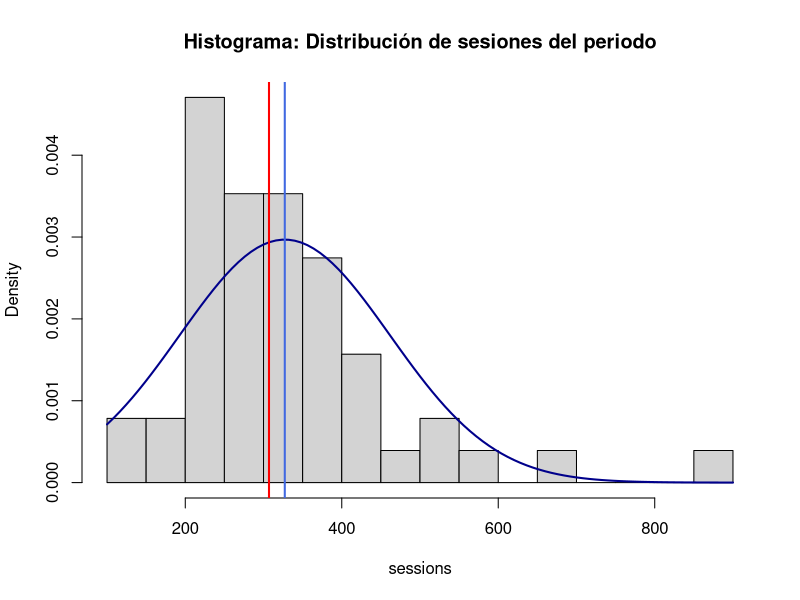

Recreate this plot in R. (Note: this script raises an error after producing the figure.)
##########################################################################
# Series temporales y estadísticas básica para Analítica Web
##########################################################################

setwd('/Users/jose/Documents/GitHub/kschool_r/09-Time-Series')

## ------------------------------------------------------------------------
# Cargamos la librerías necesarias
list.of.packages <- c("imputeTS", "smooth", "strucchange", "CausalImpact", "tidyverse", "GGally", "highcharter", "xts")
new.packages <- list.of.packages[!(list.of.packages %in% installed.packages()[,"Package"])]
if(length(new.packages)) install.packages(new.packages)
lapply(list.of.packages, require, character.only = TRUE)





sessions <- c(266, 333, 307, 213, 213, 147, 201, 147, 300, 274, 244, 179, 
              284, 340, 324, 288, 256, 230, 241, 222, 336, 341, 270, 164, 
              240, 362, 311, 242, 250, 270, 247, 252, 385, 540, 876, 214, 
              307, 398, 404, 324, 351, 413, 398, 351, 468, 412, 407, 356, 
              521, 570, 697)

hist(sessions,probability = T, breaks=20, main="Histograma: Distribución de sesiones del periodo")
curve(dnorm(x, mean(sessions), sd(sessions)), add=TRUE, col="darkblue", lwd=2)

mean(sessions)
abline(v = mean(sessions), col = "royalblue", lwd = 2)

median(sessions)
abline(v = median(sessions), col = "red", lwd = 2)

#cuartiles
quantile(sessions) 

#rango intercuartílico
IQR(sessions) 
quantile(sessions, 3/4) - quantile(sessions, 1/4)

var(sessions)

sqrt(var(sessions))
sd(sessions)

length(sessions)

diff(sesiones)

round(mean(sessions), 0)

mean_sessions <- mean(sessions)
sd_sessions <- sd(sessions)
n <- length(sessions)

#Error estándar
sem_sessions <- sd(sessions) / sqrt(n)



# Outliers ----------------------------------------------------------------
# https://es.wikipedia.org/wiki/Valor_at%C3%ADpico
# Tukey’s definition of an outlier: https://en.wikipedia.org/wiki/Outlier#Tukey's_fences

boxplot(sesiones)

q3 <- qnorm(0.75)
q1 <- qnorm(0.25)
iqr <- q3 - q1
r <- c(q1 - 1.5*iqr, q3 + 1.5*iqr)
r


max(sessions)
( max_sessions <- as.numeric(quantile(sessions, probs=c(.75)) + 1.5 * IQR(sessions)) )
min(sessions)
( min_sessions <- as.numeric(quantile(sessions, probs=c(.25)) - 1.5 * IQR(sessions)) )

outliers <- sessions[sessions < min_sessions | sessions > max_sessions]

plot(sessions, col=ifelse(sessions %in% outliers, "red", "blue"))
abline(h = max_sessions, col="red") 

boxplot(sessions)

clean_sessions <- sessions[!sessions %in% outliers]
plot(clean_sessions, pch="*")

hist(sessions)
hist(clean_sessions)

mean(clean_sessions)
median(clean_sessions)



# Modelos de regresión lineal ---------------------------------------------

ventas <- c(10,12,11,13,12,14,16,12,14,11,10,19,8.5,8,9,13,16,18,20,22)
tv <- c(13,14,15,17,17.5,13,14.5,9,8,9,8,10,17,18,18.5,19,20,20,13,14)
radio <-c(56,55,60,65,69,67,68,67,97,66,65,60,70,110,75,80,85,90,56,55)
online <- c(40,40,42,50,40,44,40,44,46,46,45,110,30,50,45,40,80,90,90, 110)
datos <- data.frame(ventas, tv, radio, online)
pairs(datos)

modelo <- lm(ventas ~ tv + radio + online, data = datos)
summary(modelo)
round(coefficients(modelo), 4)
# ventas = 8.7759 - 0.0085*tv - 0.0384*radio + 0.1335*online

modelo2 <- lm(ventas ~ online, data = datos)
summary(modelo2)
round(coefficients(modelo2), 4)
# ventas = 5.8170 + 0.1356*online
cor(ventas, online)
cor(datos)
plot(y=ventas, x=online)
abline(modelo2, col='red')

# Continuamos -------------------------------------------------------------

# El tiempor como una variable contínua
mod <- lm(sessions ~ time(sessions))
summary(mod)


mod2 <- lm(clean_sessions ~ time(clean_sessions))
summary(mod2)

plot(clean_sessions, ylim = c(0, 900))
abline(mod2, col="red")


# Comparamos ambos modelos
par(mfrow=c(1, 2))
plot(sessions, ylim = c(0, 900), main="Con outliers")
abline(mod, col="red", lwd=3, lty=2)
plot(clean_sessions, ylim = c(0, 900), main="Sin outliers")
abline(mod2, col="red", lwd=3, lty=2)
dev.off()


##########################################################################
# Series temporales: modelar el tiempo ------------------------------------
# 
# Una serie temporal se define como una colección de observaciones (discretas o continuas) de una variable recogidas secuencialmente en el tiempo.
# 
# El tiempo es una elemento natural presente en el momento en el que se genera el dato.
# Serie es la característica fundamental de las series temporales. Quiere decir que una observación presente es influenciada por los valores pasados de la misma (Auto correlación).
# Lo modelos de series temporales usarán esta característica para predecir valores futuros.
# 
# 
# Objetivos del análisis de series temporales
# El principal objetivo es el de elaborar un modelo estadístico que describa la procencia de dicha serie.
# 
# Descriptivos: La dibujamos y consideramos sus medidas descriptivas básicas. ¿Presentan una tendencia?. ¿Existe estacionalidad?. ¿Hay valores extremos?
#   
# Predictivos: En ocasiones no sólo se trata de explicar los sucedido sino de ser capaces de predecir el futuro.
##########################################################################

# sessions con outliers
(sessions_ts <- ts(data = sessions, start = c(2014, 01), frequency = 12))


max_sessions <- quantile(sessions_ts, probs=c(.75)) + 1.5 * IQR(sessions_ts)
min_sessions <- quantile(sessions_ts, probs=c(.25)) - 1.5 * IQR(sessions_ts)
plot(sessions_ts, ylim = c(0, 900))
abline(h=max_sessions, col = "green")
abline(h=min_sessions, col = "red")


# Y si trabajamos sin outliers
(clean_sessions_ts <- ts(data = clean_sessions, start = c(2014, 01), frequency = 12))

# Nos faltan meses:
length(sessions_ts) == length(clean_sessions_ts)

# Marcamos los autliers como NA
clean_sessions_ts <- sessions_ts
clean_sessions_ts[clean_sessions_ts %in% outliers] <- NA

plot(sessions_ts, col="blue", lwd=2, lty="dotted")
lines(clean_sessions_ts, col = "red", lwd=2)

# library(imputeTS)
plotNA.distribution(clean_sessions_ts)

clean_sessions_ts
na.mean(clean_sessions_ts)
na.mean(clean_sessions_ts, option = "median")
na.kalman(clean_sessions_ts)

plotNA.imputations(clean_sessions_ts, na.mean(clean_sessions_ts))
plotNA.imputations(clean_sessions_ts, na.mean(clean_sessions_ts, option = "median"))
plotNA.imputations(clean_sessions_ts, na.kalman(clean_sessions_ts))

# Imputamos los NA
clean_sessions_ts <- na.kalman(clean_sessions_ts)
plot(sessions_ts, col="blue", lwd=2, lty="dotted")
lines(clean_sessions_ts, col = "red", lwd=2)

# Nuestra serie definitiva
rm(sessions_ts)
sessions_ts <- clean_sessions_ts
plot(sessions_ts)


# Modelos -----------------------------------------------------------------

# Modelado: Media
sessions.mean <- meanf(sessions_ts, h=12)
summary(sessions.mean)
plot(sessions.mean)

# Modelado: Naive
sessions_ts.naive <- naive(sessions_ts, h=12)
summary(sessions_ts.naive)
plot(sessions_ts.naive)

# Modelado: Media Móvil Simple
# library(smooth)
sessions_ts.sma<-sma(sessions_ts, h = 12, holdout = T, level = .95, ic = 'AIC')
sessions_ts.forecast <- forecast(sessions_ts.sma)
plot(sessions_ts.forecast)


# Componentes de una serie temporal ---------------------------------------
sessions_ts.decomp <- decompose(sessions_ts)
plot(sessions_ts.decomp)


# Serie desestacionalizada ------------------------------------------------
sessions_des.ts  <- sessions_ts-sessions_ts.decomp$seasonal
plot(sessions_ts,main="Serie normal Vs desestacionalizada", col="blue", lwd=2, lty="dotted")
lines(sessions_des.ts, col='red')

# Modelado: naive estacional
sessions_ts.snaive <- snaive(sessions_ts, h = 12)
plot(sessions_ts.snaive)

# Modelado: HoltWinters
sessions_ts.hw <- HoltWinters(sessions_ts)
plot(sessions_ts.hw)

forecast_out_sample <- forecast(sessions_ts.hw, h=12)
plot(forecast_out_sample)


# Cambios estructurales en una serie --------------------------------------

# require(strucchange)
breakpoints(sessions_ts ~ 1)
plot(sessions_ts, main="IPI breakpoints", ylab="Sesiones", col="blue", lwd=1.5)
lines(breakpoints(sessions_ts ~ 1), col="red")
lines(confint(breakpoints(sessions_ts ~ 1), level=0.90), col="red")
text(2015.5, 800, "Agosto 2016", cex=0.75, col="red", pos=4, font=3)


# Series temporales de más de una variable --------------------------------
# library(tidyverse)
(ga_data_df <- read_csv('data/ga_sessions.csv'))

# Vamos a analizar el siguiente código ------------------------------------

ga_data_df %>%
  arrange(channelGrouping) %>% 
  spread(channelGrouping, sessions) %>% 
  gather(key = channelGrouping, value = sessions,-date) %>% 
  arrange(date) %>% 
  drop_na() -> ga_data_2_df

assertthat::are_equal(x = ga_data_2_df, y = ga_data_df)


# Transformación de los datos ---------------------------------------------

ga_data_pivoted_df <- ga_data_df %>%
  arrange(channelGrouping) %>% 
  spread(channelGrouping, sessions) %>% 
  replace(., is.na(.), 0)

summary(ga_data_pivoted_df)

# Correlación entre variables
pairs(ga_data_pivoted_df[-1], upper.panel = NULL)

cor(ga_data_pivoted_df[-1])
round(cor(ga_data_pivoted_df[-1]), 2)

# library(GGally)
ggcorr(ga_data_pivoted_df[-1], label = T)
ggpairs(ga_data_pivoted_df[-1])

# library(highcharter)
hchart(cor(ga_data_pivoted_df[-1])) %>% 
  hc_add_theme(hc_theme_google()) %>% 
  hc_title(text = "Canales de adquisición") %>%
  hc_subtitle(text = "Correlaciones entre canales")



# Ejercicio ---------------------------------------------------------------
# ¿Qué ha provocado el pico de sesiones en noviembre de 2017?

ga_data_df %>% 
  group_by(date) %>% 
  summarise(sessions = sum(sessions)) %>% 
  ggplot() + 
  geom_line(aes(x = date, y = sessions), col = "darkblue")  +
  theme_minimal() + 
  ggtitle("¿Qué ha provocado el pico de sesiones en noviembre de 2017?") 


# Sol: Modifica el siguiente código hasta encontrar respuesta a la pregunta

ga_data_pivoted_df %>% 
  ggplot() + 
  geom_line(aes(x = date, y = `Paid Search`), col = "blue")  + 
  geom_line(aes(x = as.Date(date), y = `Organic Search`), col = "green") +
  theme_minimal() + 
  ggtitle("Paid (blue) vs Organic (green) search") 




# Series temporales múltiples ---------------------------------------------
web_data_ts <- ts(ga_data_pivoted_df[-1], frequency = 365, start = c(2014,01))
plot(web_data_ts)

# library(xts)
web_data_xts <- xts(ga_data_pivoted_df[-1], order.by = as.Date(ga_data_pivoted_df$date), frequency = 365)
plot.xts(web_data_xts)
plot.xts(web_data_xts, multi.panel=T, grid.ticks.on = F, major.ticks = F, minor.ticks = F)


# Causal Impact -----------------------------------------------------------
# library(CausalImpact)
# En la serie, primero la respuesta y luego las variables predictoras
# ¿Ha influido el tráfico de RRSS en el órganico a partir de 2016-11-01?
model_data <- web_data_xts[,c("Direct","Social")]
head(model_data)

pre.period <- as.Date(c("2014-01-01","2016-11-01"))
post.period <- as.Date(c("2016-11-02","2018-03-01"))

impact <- CausalImpact(model_data,  pre.period, post.period)
plot(impact)
summary(impact)
summary(impact, "report")



# Comparación de medias ---------------------------------------------------

ga_data_df %>% 
  group_by(channelGrouping) %>% 
  summarise(avg_sessions = round(mean(sessions),0)) %>% 
  arrange(-avg_sessions)

# ANOVA: estudio del efecto de uno o más factores sobre la media de una variable continua.
# H0: No hay diferencias entre las medias de los diferentes grupos :  μ1=μ2...=μk=μ
# H1: Al menos un par de medias son significativamente distintas la una de la otra

hcboxplot(x = ga_data_df$sessions, 
          var = ga_data_df$channelGrouping, 
          color = "#2980b9",
          outliers = FALSE) %>% 
  hc_chart(type = "column")


anova <- aov(ga_data_df$sessions ~ ga_data_df$channelGrouping)
summary(anova)

# Comparaciones múltiples
pairwise.t.test(x = ga_data_df$sessions, g = ga_data_df$channelGrouping, p.adjust.method = "holm", 
                pool.sd = TRUE, paired = FALSE, alternative = "two.sided")
